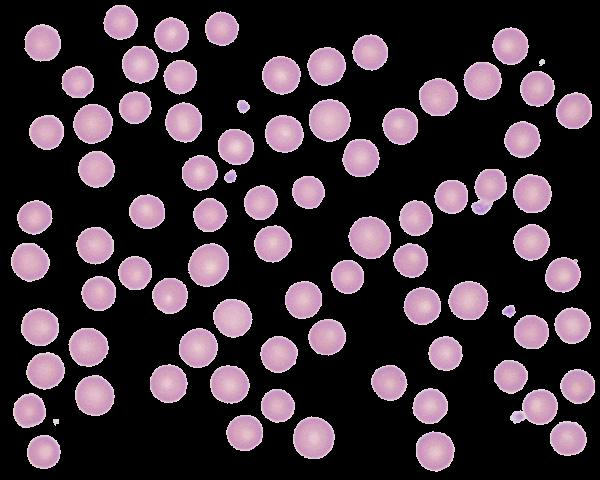
%> input picture matlab_project/matlabProject/latihan5/Segmented Color.jpg, 600 x 480 px
$ octave firstProject.m   (GNU Octave 9; MATLAB toolbox functions it lacks are replaced by stand-ins)
%> lines starting %> are read from the running program, lines starting %| are printed output that depends on the picture; in (x1, y1, x2, y2) boxes, pixels count from 0 and x2, y2 are one past the last pixel; in counts of white or black regions, pixels touching at a corner belong together; the program's own positions count from 1
C = imread('Segmented Color.jpg');
%> C is the input picture: size 480x600x3 uint8; mean R, G, B 61.3, 48.7, 56.9

%Memanggil fungsi bwlabel
I = im2bw(C)
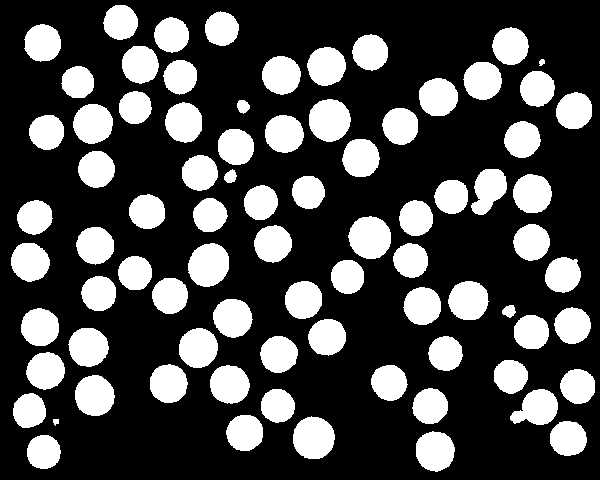
%> I: size 480x600 logical; 28.4% white; 81 white regions, largest, box (x1, y1, x2, y2) and area: (348, 216, 391, 259) 1434, (293, 416, 335, 459) 1414, (188, 243, 229, 287) 1409
L = bwlabel(I)
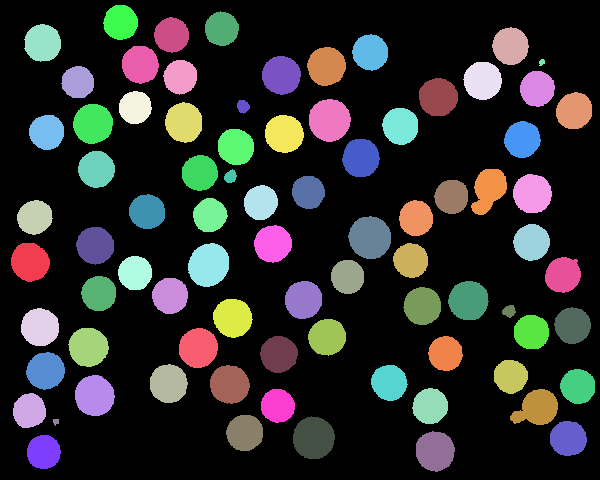
%> L: size 480x600 double; 82 distinct labels, from 0 to 81; one colour per label, 0 black

%menampilkan rerata warna per layer per objek
MeanR = regionprops('table',L,C(:,:,1),'MeanIntensity');
%> MeanR = 81 regions; first 5, MeanIntensity: 213.1, 211, 211, 213.4, 212
MeanG = regionprops('table',L,C(:,:,2),'MeanIntensity');
%> MeanG = 81 regions; first 5, MeanIntensity: 170.1, 167.6, 167.2, 170.3, 168.5
MeanB = regionprops('table',L,C(:,:,3),'MeanIntensity');
%> MeanB = 81 regions; first 5, MeanIntensity: 196.4, 195.2, 194.7, 196.5, 196.2

%set pewarnaan
FiturWarna = [MeanR.MeanIntensity MeanG.MeanIntensity MeanB.MeanIntensity]
%> FiturWarna = 81 rows, first 12: [213.1 170.1 196.4; 211 167.6 195.2; 211 167.2 194.7; 213.4 170.3 196.5; 212 168.5 196.2; 212.2 169.1 194.4; 211.9 168.8 195.4; 213.7 170.5 197; 218.9 216.9 217.9; 212.6 169.4 198.3; 212 168.1 195.3; 212 167.6 194.7]

%menampilkan properti
ShapeDescp = regionprops('table',L,'Perimeter','Area','MajorAxisLength',...
    'MinorAxisLength','Centroid','Orientation')
%> ShapeDescp = 81 regions; largest, Area, Centroid, MajorAxisLength, MinorAxisLength and Orientation: 1434 [370.5 238.1] 43.45 42.06 -49.78, 1414 [314.2 438.5] 42.76 42.14 87.51, 1409 [209.3 265.5] 45.06 39.86 58.61, 1408 [330.1 120.8] 42.71 42.02 85.75, 1282 [95.1 396.3] 41.27 39.6 -69.08

Roundness = (ShapeDescp.Perimeter).^2./(4*pi*ShapeDescp.Area)
%> Roundness = 81 values, max 1.34 at index 71, min 0.881 at index 76, mean 0.974

Ciri = [FiturWarna ShapeDescp.Area ShapeDescp.Perimeter Roundness]
%> Ciri = 81 rows, first 8: [213.1 170.1 196.4 1172 120.2 0.982; 211 167.6 195.2 903 104.9 0.969; 211 167.2 194.7 949 107.7 0.973; 213.4 170.3 196.5 1144 117.9 0.966; 212 168.5 196.2 1090 116.2 0.986; 212.2 169.1 194.4 1125 117.7 0.98; 211.9 168.8 195.4 919 105.6 0.966; 213.7 170.5 197 970 108 0.958]


IndeksUngu = find(Ciri(:,1) > 200 & Ciri(:,3) > 200)
%> IndeksUngu = [9; 20; 25; 33; 35; 37; 43; 45; 59; 69; 76]
IndeksTrombosit = find(Ciri(:,1) > 200 & Ciri(:,3) > 200 & Ciri(:,6) < 0.96)
%> IndeksTrombosit = [9; 35; 37; 45; 69; 76]

subplot(1,2,1), imshow(C), title('gambar asli'), subplot(1,2,2), imhist(MeanR);
%> (this line was passed over: imhist is not available in this run)
